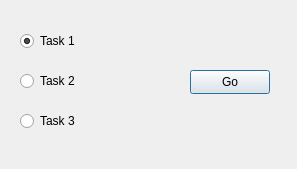
<?xml version="1.0" encoding="UTF-8"?>
<ui version="4.0">
 <class>Choise</class>
 <widget class="QDialog" name="Choise">
  <property name="geometry">
   <rect>
    <x>0</x>
    <y>0</y>
    <width>297</width>
    <height>169</height>
   </rect>
  </property>
  <property name="windowTitle">
   <string>Dialog</string>
  </property>
  <widget class="QRadioButton" name="rb_task_1">
   <property name="geometry">
    <rect>
     <x>20</x>
     <y>30</y>
     <width>91</width>
     <height>22</height>
    </rect>
   </property>
   <property name="text">
    <string>Task 1</string>
   </property>
   <property name="checked">
    <bool>true</bool>
   </property>
  </widget>
  <widget class="QRadioButton" name="rb_task_2">
   <property name="geometry">
    <rect>
     <x>20</x>
     <y>70</y>
     <width>91</width>
     <height>22</height>
    </rect>
   </property>
   <property name="text">
    <string>Task 2</string>
   </property>
  </widget>
  <widget class="QPushButton" name="pushButton">
   <property name="geometry">
    <rect>
     <x>190</x>
     <y>70</y>
     <width>80</width>
     <height>24</height>
    </rect>
   </property>
   <property name="text">
    <string>Go</string>
   </property>
  </widget>
  <widget class="QRadioButton" name="rb_task_3">
   <property name="geometry">
    <rect>
     <x>20</x>
     <y>110</y>
     <width>91</width>
     <height>22</height>
    </rect>
   </property>
   <property name="text">
    <string>Task 3</string>
   </property>
  </widget>
 </widget>
 <resources/>
 <connections/>
</ui>
